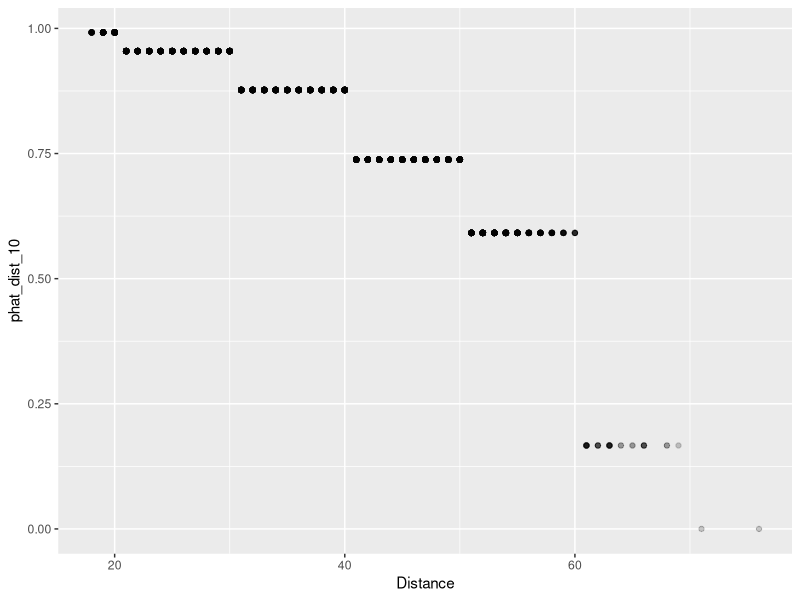
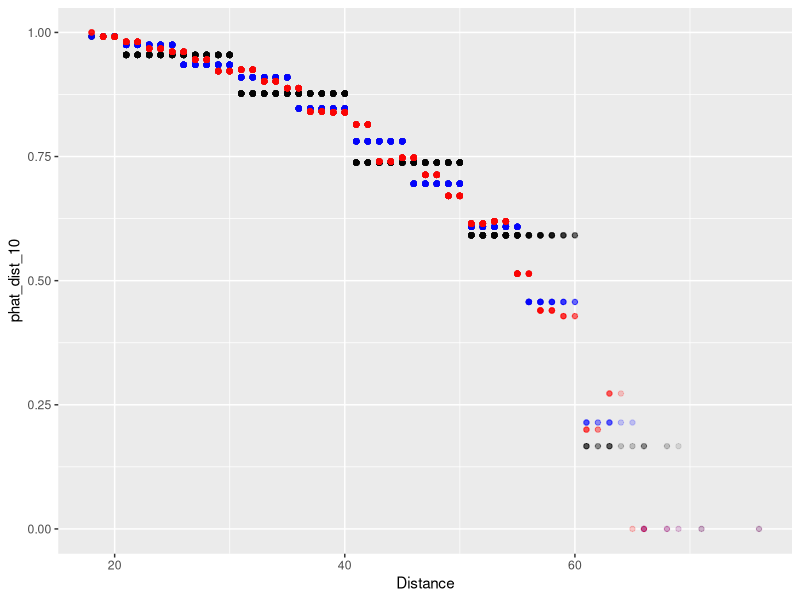

Recreate these plots in R, in order.
## ---- chunk 1
knitr::opts_chunk$set(cache = TRUE, fig.align = "center")
library(tidyverse)
options(pillar.sigfig = 4) # increase sigfigs of tibble output from 3 to 5, increase width of output to fit more columns
## ---- chunk 2
fg_train <- read_csv("data/nfl_fg_train.csv")
## ---- chunk 3
fg_train <- 
  fg_train %>%
  mutate(phat_all = mean(Success))
## ---- chunk 4
fg_train <- 
  fg_train %>% 
  group_by(Kicker) %>%
  mutate(phat_kicker = mean(Success)) %>%
  ungroup()
## ---- chunk 5
fg_train <-
  fg_train %>%
  mutate(Dist_10 = cut(Distance, breaks = seq(from = 10, to = 80, by = 10))) %>%
  group_by(Dist_10) %>%
  mutate(phat_dist_10 = mean(Success)) %>%
  ungroup()
## ---- chunk 6
fg_plot <- ggplot(fg_train) +
  geom_point(aes(x = Distance, y = phat_dist_10), alpha = 0.2)
fg_plot
## ---- chunk 7
fg_train <- fg_train %>%
  mutate(Dist_5 = cut(Distance, breaks = seq(from = 10, to = 80, by = 5))) %>%
  group_by(Dist_5) %>%
  mutate(phat_dist_5 = mean(Success)) %>%
  ungroup()
fg_train <- fg_train %>%
  mutate(Dist_2 = cut(Distance, breaks = seq(from = 10, to = 80, by = 2))) %>%
  group_by(Dist_2) %>%
  mutate(phat_dist_2 = mean(Success)) %>%
  ungroup()
## ---- chunk 8
fg_plot  <- 
  ggplot(fg_train) + 
  geom_point(aes(x = Distance, y = phat_dist_10), alpha = 0.1, col = 'black') +
  geom_point(aes(x = Distance, y = phat_dist_5), alpha = 0.1, col = 'blue') + 
  geom_point(aes(x = Distance, y = phat_dist_2), alpha = 0.1, col = 'red')
fg_plot
## ---- chunk 9
summarize(fg_train,
          phat_all = mean( (Success - phat_all)^2),
          phat_kicker = mean( (Success - phat_kicker)^2),
          phat_dist_10 = mean( (Success - phat_dist_10)^2),
          phat_dist_5 = mean( (Success - phat_dist_5)^2),
          phat_dist_2 = mean( (Success - phat_dist_2)^2))
## ---- chunk 10
phat_kicker <- 
  fg_train %>%
  group_by(Kicker) %>%
  summarize(phat_kicker = mean(Success))
## ---- chunk 11
phat_dist_10 <- 
  fg_train %>%
  group_by(Dist_10) %>%
  summarize(phat_dist_10 = mean(Success))
phat_dist_5 <- 
  fg_train %>%
  group_by(Dist_5) %>%
  summarize(phat_dist_5 = mean(Success))
phat_dist_2 <- 
  fg_train %>%
  group_by(Dist_2) %>%
  summarize(phat_dist_2 = mean(Success))
## ---- chunk 12
fg_test <- read_csv("data/nfl_fg_test.csv")
## ---- chunk 13
fg_test <-
  fg_test %>%
  mutate(Dist_10 = cut(Distance, breaks = seq(from = 10, to = 80, by = 10)),
         Dist_5 = cut(Distance, breaks = seq(from = 10, to = 80, by = 5)),
         Dist_2 = cut(Distance, breaks = seq(from = 10, to = 80, by = 2)))
## ---- chunk 14
fg_test <-
  fg_test %>%
  mutate(phat_all = mean(fg_train$Success))
## ---- chunk 15
fg_test <-
  fg_test %>%
  inner_join(phat_kicker, by = "Kicker")
## ---- chunk 16
select(fg_test, Kicker, Success, phat_all, phat_kicker)
## ---- chunk 17
fg_test <- 
  fg_test %>%
  inner_join(phat_dist_10, by = "Dist_10") %>%
  inner_join(phat_dist_5, by = "Dist_5") %>%
  inner_join(phat_dist_2, by = "Dist_2")
## ---- chunk 18
summarise(fg_test,
          phat_all = mean( (Success - phat_all)^2),
          phat_kicker = mean( (Success - phat_kicker)^2),
          phat_dist_10 = mean( (Success - phat_dist_10)^2),
          phat_dist_5 = mean( (Success - phat_dist_5)^2),
          phat_dist_2 = mean( (Success - phat_dist_2)^2))
## ---- chunk 19
save(fg_train, fg_test, file = "data/nfl_fg.RData")
